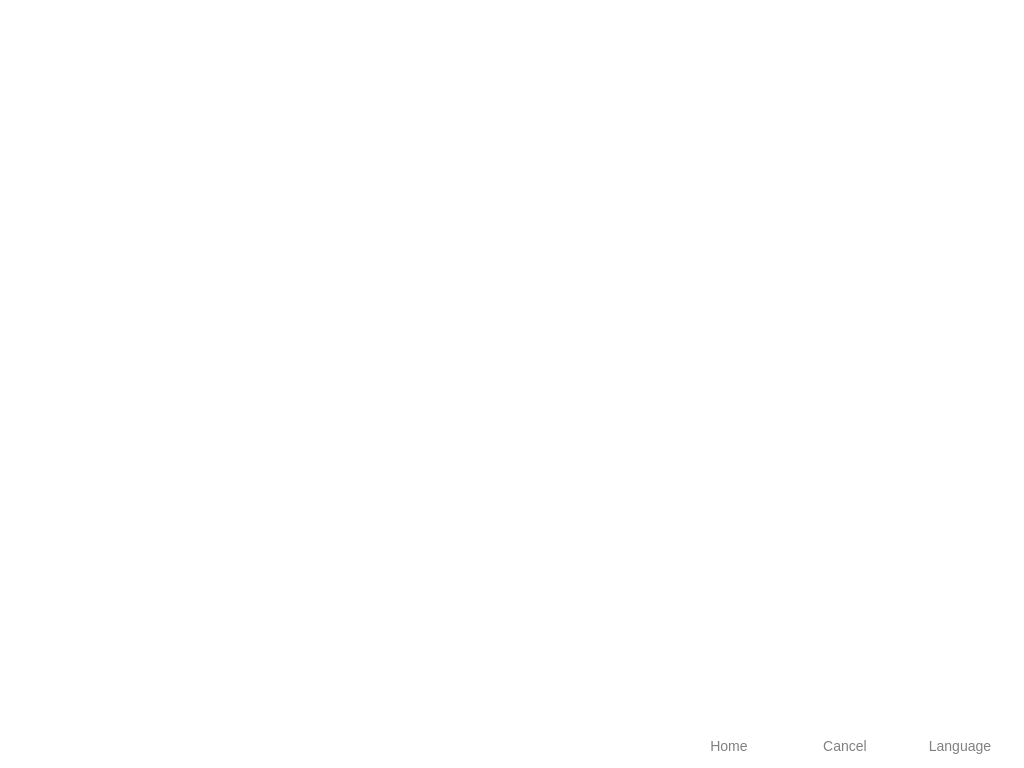
<?xml version="1.0" encoding="UTF-8"?>
<ui version="4.0">
 <class>MainWindow</class>
 <widget class="QMainWindow" name="MainWindow">
  <property name="geometry">
   <rect>
    <x>0</x>
    <y>0</y>
    <width>1024</width>
    <height>768</height>
   </rect>
  </property>
  <property name="sizePolicy">
   <sizepolicy hsizetype="Fixed" vsizetype="Fixed">
    <horstretch>0</horstretch>
    <verstretch>0</verstretch>
   </sizepolicy>
  </property>
  <property name="minimumSize">
   <size>
    <width>1024</width>
    <height>768</height>
   </size>
  </property>
  <property name="windowTitle">
   <string>MainWindow</string>
  </property>
  <property name="styleSheet">
   <string notr="true">#MainWindow {
	background-color:white;
}</string>
  </property>
  <widget class="QWidget" name="main_background">
   <property name="enabled">
    <bool>true</bool>
   </property>
   <property name="sizePolicy">
    <sizepolicy hsizetype="Fixed" vsizetype="Fixed">
     <horstretch>0</horstretch>
     <verstretch>0</verstretch>
    </sizepolicy>
   </property>
   <property name="minimumSize">
    <size>
     <width>1024</width>
     <height>768</height>
    </size>
   </property>
   <property name="maximumSize">
    <size>
     <width>1024</width>
     <height>768</height>
    </size>
   </property>
   <widget class="QWidget" name="footer" native="true">
    <property name="geometry">
     <rect>
      <x>0</x>
      <y>686</y>
      <width>1024</width>
      <height>84</height>
     </rect>
    </property>
    <property name="sizePolicy">
     <sizepolicy hsizetype="Fixed" vsizetype="Fixed">
      <horstretch>0</horstretch>
      <verstretch>0</verstretch>
     </sizepolicy>
    </property>
    <property name="minimumSize">
     <size>
      <width>1024</width>
      <height>77</height>
     </size>
    </property>
    <property name="font">
     <font>
      <family>Ubuntu</family>
     </font>
    </property>
    <property name="layoutDirection">
     <enum>Qt::RightToLeft</enum>
    </property>
    <property name="styleSheet">
     <string notr="true">#footer {
	background-image: url(:/assets/images/footer_background.png);
}</string>
    </property>
    <widget class="QWidget" name="bottom_buttons" native="true">
     <property name="geometry">
      <rect>
       <x>679</x>
       <y>-3</y>
       <width>321</width>
       <height>91</height>
      </rect>
     </property>
     <property name="sizePolicy">
      <sizepolicy hsizetype="Preferred" vsizetype="Preferred">
       <horstretch>0</horstretch>
       <verstretch>0</verstretch>
      </sizepolicy>
     </property>
     <property name="minimumSize">
      <size>
       <width>0</width>
       <height>0</height>
      </size>
     </property>
     <property name="maximumSize">
      <size>
       <width>500</width>
       <height>93</height>
      </size>
     </property>
     <property name="layoutDirection">
      <enum>Qt::LeftToRight</enum>
     </property>
     <property name="styleSheet">
      <string notr="true">font-size: 14px;
color: gray;
font: &quot;Muli SemiBold&quot;;
</string>
     </property>
     <layout class="QHBoxLayout" name="horizontalLayout">
      <item>
       <widget class="ClickableQWidget" name="home_button_container" native="true">
        <property name="minimumSize">
         <size>
          <width>130</width>
          <height>80</height>
         </size>
        </property>
        <widget class="QWidget" name="home_button" native="true">
         <property name="geometry">
          <rect>
           <x>0</x>
           <y>0</y>
           <width>100</width>
           <height>80</height>
          </rect>
         </property>
         <property name="sizePolicy">
          <sizepolicy hsizetype="MinimumExpanding" vsizetype="MinimumExpanding">
           <horstretch>0</horstretch>
           <verstretch>0</verstretch>
          </sizepolicy>
         </property>
         <property name="minimumSize">
          <size>
           <width>80</width>
           <height>80</height>
          </size>
         </property>
         <property name="maximumSize">
          <size>
           <width>16777215</width>
           <height>16777215</height>
          </size>
         </property>
         <property name="styleSheet">
          <string notr="true">#home_button {
	background-image: url(:/assets/images/home.png);
	background-repeat: no-repeat;
	background-position: center;
}</string>
         </property>
        </widget>
        <widget class="QLabel" name="home_button_label">
         <property name="geometry">
          <rect>
           <x>0</x>
           <y>52</y>
           <width>100</width>
           <height>21</height>
          </rect>
         </property>
         <property name="text">
          <string>Home</string>
         </property>
         <property name="alignment">
          <set>Qt::AlignCenter</set>
         </property>
        </widget>
        <widget class="QWidget" name="home_button_clicked" native="true">
         <property name="enabled">
          <bool>true</bool>
         </property>
         <property name="geometry">
          <rect>
           <x>0</x>
           <y>0</y>
           <width>100</width>
           <height>80</height>
          </rect>
         </property>
         <property name="sizePolicy">
          <sizepolicy hsizetype="MinimumExpanding" vsizetype="MinimumExpanding">
           <horstretch>0</horstretch>
           <verstretch>0</verstretch>
          </sizepolicy>
         </property>
         <property name="minimumSize">
          <size>
           <width>80</width>
           <height>80</height>
          </size>
         </property>
         <property name="maximumSize">
          <size>
           <width>16777215</width>
           <height>16777215</height>
          </size>
         </property>
         <property name="styleSheet">
          <string notr="true">#home_button_clicked {
	background-image: url(:/assets/images/home_selected.png);
	background-repeat: no-repeat;
	background-position: center;
}</string>
         </property>
        </widget>
       </widget>
      </item>
      <item>
       <widget class="ClickableQWidget" name="cancel_button_container" native="true">
        <property name="sizePolicy">
         <sizepolicy hsizetype="MinimumExpanding" vsizetype="MinimumExpanding">
          <horstretch>0</horstretch>
          <verstretch>0</verstretch>
         </sizepolicy>
        </property>
        <property name="minimumSize">
         <size>
          <width>130</width>
          <height>80</height>
         </size>
        </property>
        <widget class="QWidget" name="cancel_button" native="true">
         <property name="geometry">
          <rect>
           <x>0</x>
           <y>0</y>
           <width>100</width>
           <height>80</height>
          </rect>
         </property>
         <property name="minimumSize">
          <size>
           <width>80</width>
           <height>80</height>
          </size>
         </property>
         <property name="maximumSize">
          <size>
           <width>16777215</width>
           <height>16777215</height>
          </size>
         </property>
         <property name="styleSheet">
          <string notr="true">#cancel_button {
	background-image: url(:/assets/images/cancel.png);
	background-repeat: no-repeat;
	background-position: center;
}</string>
         </property>
        </widget>
        <widget class="QLabel" name="cancel_button_label">
         <property name="geometry">
          <rect>
           <x>0</x>
           <y>52</y>
           <width>100</width>
           <height>21</height>
          </rect>
         </property>
         <property name="text">
          <string>Cancel</string>
         </property>
         <property name="alignment">
          <set>Qt::AlignCenter</set>
         </property>
        </widget>
        <widget class="QWidget" name="cancel_button_clicked" native="true">
         <property name="geometry">
          <rect>
           <x>0</x>
           <y>0</y>
           <width>100</width>
           <height>80</height>
          </rect>
         </property>
         <property name="minimumSize">
          <size>
           <width>80</width>
           <height>80</height>
          </size>
         </property>
         <property name="maximumSize">
          <size>
           <width>16777215</width>
           <height>16777215</height>
          </size>
         </property>
         <property name="styleSheet">
          <string notr="true">#cancel_button_clicked {
	background-image: url(:/assets/images/cancel_selected.png);
	background-repeat: no-repeat;
	background-position: center;
}</string>
         </property>
        </widget>
       </widget>
      </item>
      <item>
       <widget class="ClickableQWidget" name="language_button_container" native="true">
        <property name="minimumSize">
         <size>
          <width>90</width>
          <height>80</height>
         </size>
        </property>
        <property name="styleSheet">
         <string notr="true"/>
        </property>
        <widget class="QWidget" name="language_button_background" native="true">
         <property name="geometry">
          <rect>
           <x>0</x>
           <y>0</y>
           <width>100</width>
           <height>80</height>
          </rect>
         </property>
         <property name="sizePolicy">
          <sizepolicy hsizetype="MinimumExpanding" vsizetype="MinimumExpanding">
           <horstretch>0</horstretch>
           <verstretch>0</verstretch>
          </sizepolicy>
         </property>
         <property name="minimumSize">
          <size>
           <width>80</width>
           <height>80</height>
          </size>
         </property>
         <property name="maximumSize">
          <size>
           <width>16777215</width>
           <height>16777215</height>
          </size>
         </property>
         <property name="font">
          <font>
           <pointsize>-1</pointsize>
           <weight>50</weight>
           <italic>false</italic>
           <bold>false</bold>
          </font>
         </property>
         <property name="styleSheet">
          <string notr="true">#language_button_background {
	background-image: url(:/assets/images/language_inactive.png);
	background-repeat: no-repeat;
	background-position: center;
}</string>
         </property>
        </widget>
        <widget class="QLabel" name="language_button_label">
         <property name="geometry">
          <rect>
           <x>0</x>
           <y>52</y>
           <width>100</width>
           <height>21</height>
          </rect>
         </property>
         <property name="text">
          <string>Language</string>
         </property>
         <property name="alignment">
          <set>Qt::AlignCenter</set>
         </property>
        </widget>
        <widget class="QWidget" name="language_button" native="true">
         <property name="geometry">
          <rect>
           <x>0</x>
           <y>0</y>
           <width>100</width>
           <height>61</height>
          </rect>
         </property>
         <property name="styleSheet">
          <string notr="true">#language_button {
	background-image: url(:/assets/images/eng_flag_small.png);
	background-repeat: no-repeat;
	background-position: center;
}</string>
         </property>
        </widget>
        <widget class="QWidget" name="language_button_background_clicked" native="true">
         <property name="geometry">
          <rect>
           <x>0</x>
           <y>0</y>
           <width>100</width>
           <height>80</height>
          </rect>
         </property>
         <property name="sizePolicy">
          <sizepolicy hsizetype="MinimumExpanding" vsizetype="MinimumExpanding">
           <horstretch>0</horstretch>
           <verstretch>0</verstretch>
          </sizepolicy>
         </property>
         <property name="minimumSize">
          <size>
           <width>80</width>
           <height>80</height>
          </size>
         </property>
         <property name="maximumSize">
          <size>
           <width>16777215</width>
           <height>16777215</height>
          </size>
         </property>
         <property name="font">
          <font>
           <pointsize>-1</pointsize>
           <weight>50</weight>
           <italic>false</italic>
           <bold>false</bold>
          </font>
         </property>
         <property name="styleSheet">
          <string notr="true">#language_button_background_clicked {
	background-image: url(:/assets/images/language_selected.png);
	background-repeat: no-repeat;
	background-position: center;
}</string>
         </property>
        </widget>
        <zorder>language_button_background_clicked</zorder>
        <zorder>language_button_background</zorder>
        <zorder>language_button_label</zorder>
        <zorder>language_button</zorder>
       </widget>
      </item>
     </layout>
    </widget>
   </widget>
   <widget class="QLabel" name="left_logo">
    <property name="geometry">
     <rect>
      <x>25</x>
      <y>25</y>
      <width>163</width>
      <height>63</height>
     </rect>
    </property>
    <property name="styleSheet">
     <string notr="true"/>
    </property>
    <property name="text">
     <string/>
    </property>
   </widget>
   <widget class="QLabel" name="right_logo">
    <property name="geometry">
     <rect>
      <x>834</x>
      <y>25</y>
      <width>163</width>
      <height>63</height>
     </rect>
    </property>
    <property name="styleSheet">
     <string notr="true"/>
    </property>
    <property name="text">
     <string/>
    </property>
   </widget>
   <widget class="TopNotificationBar" name="topNotificationBar" native="true">
    <property name="geometry">
     <rect>
      <x>0</x>
      <y>0</y>
      <width>1024</width>
      <height>90</height>
     </rect>
    </property>
   </widget>
  </widget>
 </widget>
 <customwidgets>
  <customwidget>
   <class>ClickableQWidget</class>
   <extends>QWidget</extends>
   <header location="global">clickableqwidget.h</header>
   <container>1</container>
  </customwidget>
  <customwidget>
   <class>TopNotificationBar</class>
   <extends>QWidget</extends>
   <header location="global">topnotificationbar.h</header>
   <container>1</container>
  </customwidget>
 </customwidgets>
 <resources/>
 <connections/>
</ui>
